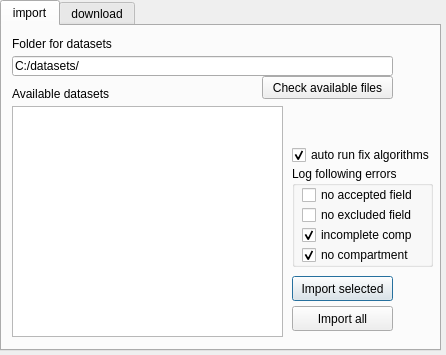
<ui version="4.0" >
 <class>ImportUserDatasetsClass</class>
 <widget class="QDialog" name="ImportUserDatasetsClass" >
  <property name="geometry" >
   <rect>
    <x>0</x>
    <y>0</y>
    <width>446</width>
    <height>355</height>
   </rect>
  </property>
  <property name="minimumSize" >
   <size>
    <width>446</width>
    <height>355</height>
   </size>
  </property>
  <property name="maximumSize" >
   <size>
    <width>446</width>
    <height>355</height>
   </size>
  </property>
  <property name="windowTitle" >
   <string>Import datasets</string>
  </property>
  <widget class="QTabWidget" name="tabWidget" >
   <property name="geometry" >
    <rect>
     <x>0</x>
     <y>0</y>
     <width>441</width>
     <height>351</height>
    </rect>
   </property>
   <property name="currentIndex" >
    <number>0</number>
   </property>
   <widget class="QWidget" name="tab" >
    <attribute name="title" >
     <string>import</string>
    </attribute>
    <widget class="QPushButton" name="pushButton_3" >
     <property name="geometry" >
      <rect>
       <x>290</x>
       <y>250</y>
       <width>101</width>
       <height>25</height>
      </rect>
     </property>
     <property name="text" >
      <string>Import selected</string>
     </property>
    </widget>
    <widget class="QListWidget" name="listWidget_2" >
     <property name="geometry" >
      <rect>
       <x>10</x>
       <y>80</y>
       <width>271</width>
       <height>231</height>
      </rect>
     </property>
     <property name="selectionMode" >
      <enum>QAbstractItemView::MultiSelection</enum>
     </property>
    </widget>
    <widget class="QLabel" name="label_4" >
     <property name="geometry" >
      <rect>
       <x>10</x>
       <y>10</y>
       <width>111</width>
       <height>16</height>
      </rect>
     </property>
     <property name="text" >
      <string>Folder for datasets</string>
     </property>
    </widget>
    <widget class="QLineEdit" name="lineEdit_2" >
     <property name="geometry" >
      <rect>
       <x>10</x>
       <y>30</y>
       <width>381</width>
       <height>20</height>
      </rect>
     </property>
     <property name="text" >
      <string>C:/datasets/</string>
     </property>
    </widget>
    <widget class="QLabel" name="label_3" >
     <property name="geometry" >
      <rect>
       <x>10</x>
       <y>60</y>
       <width>111</width>
       <height>16</height>
      </rect>
     </property>
     <property name="text" >
      <string>Available datasets</string>
     </property>
    </widget>
    <widget class="QPushButton" name="pushButton_4" >
     <property name="geometry" >
      <rect>
       <x>260</x>
       <y>50</y>
       <width>131</width>
       <height>23</height>
      </rect>
     </property>
     <property name="text" >
      <string>Check available files</string>
     </property>
    </widget>
    <widget class="QGroupBox" name="groupBox" >
     <property name="geometry" >
      <rect>
       <x>290</x>
       <y>140</y>
       <width>141</width>
       <height>101</height>
      </rect>
     </property>
     <property name="title" >
      <string>Log following errors</string>
     </property>
     <widget class="QCheckBox" name="checkBox_2" >
      <property name="geometry" >
       <rect>
        <x>10</x>
        <y>40</y>
        <width>111</width>
        <height>18</height>
       </rect>
      </property>
      <property name="text" >
       <string>no excluded field</string>
      </property>
     </widget>
     <widget class="QCheckBox" name="checkBox" >
      <property name="geometry" >
       <rect>
        <x>10</x>
        <y>20</y>
        <width>111</width>
        <height>18</height>
       </rect>
      </property>
      <property name="text" >
       <string>no accepted field</string>
      </property>
     </widget>
     <widget class="QCheckBox" name="checkBox_3" >
      <property name="geometry" >
       <rect>
        <x>10</x>
        <y>60</y>
        <width>111</width>
        <height>18</height>
       </rect>
      </property>
      <property name="text" >
       <string>incomplete comp.</string>
      </property>
      <property name="checked" >
       <bool>true</bool>
      </property>
      <property name="tristate" >
       <bool>true</bool>
      </property>
     </widget>
     <widget class="QCheckBox" name="checkBox_4" >
      <property name="geometry" >
       <rect>
        <x>10</x>
        <y>80</y>
        <width>111</width>
        <height>18</height>
       </rect>
      </property>
      <property name="text" >
       <string>no compartment</string>
      </property>
      <property name="checked" >
       <bool>true</bool>
      </property>
      <property name="tristate" >
       <bool>true</bool>
      </property>
     </widget>
    </widget>
    <widget class="QCheckBox" name="checkBox_5" >
     <property name="geometry" >
      <rect>
       <x>290</x>
       <y>120</y>
       <width>141</width>
       <height>18</height>
      </rect>
     </property>
     <property name="text" >
      <string>auto run fix algorithms</string>
     </property>
     <property name="checked" >
      <bool>true</bool>
     </property>
    </widget>
    <widget class="QPushButton" name="pushButton_5" >
     <property name="geometry" >
      <rect>
       <x>290</x>
       <y>280</y>
       <width>101</width>
       <height>25</height>
      </rect>
     </property>
     <property name="text" >
      <string>Import all</string>
     </property>
    </widget>
   </widget>
   <widget class="QWidget" name="tab_2" >
    <attribute name="title" >
     <string>download</string>
    </attribute>
    <widget class="QPushButton" name="pushButton" >
     <property name="geometry" >
      <rect>
       <x>290</x>
       <y>290</y>
       <width>75</width>
       <height>23</height>
      </rect>
     </property>
     <property name="text" >
      <string>download</string>
     </property>
    </widget>
    <widget class="QLabel" name="label" >
     <property name="geometry" >
      <rect>
       <x>10</x>
       <y>10</y>
       <width>111</width>
       <height>16</height>
      </rect>
     </property>
     <property name="text" >
      <string>URL for datasets</string>
     </property>
    </widget>
    <widget class="QLineEdit" name="lineEdit" >
     <property name="geometry" >
      <rect>
       <x>10</x>
       <y>30</y>
       <width>381</width>
       <height>20</height>
      </rect>
     </property>
     <property name="text" >
      <string>http://www.charite.de/bioinf/strap/php/metannogen/datasets/</string>
     </property>
    </widget>
    <widget class="QLabel" name="label_2" >
     <property name="geometry" >
      <rect>
       <x>10</x>
       <y>60</y>
       <width>111</width>
       <height>16</height>
      </rect>
     </property>
     <property name="text" >
      <string>available datasets</string>
     </property>
    </widget>
    <widget class="QPushButton" name="pushButton_2" >
     <property name="geometry" >
      <rect>
       <x>260</x>
       <y>50</y>
       <width>131</width>
       <height>23</height>
      </rect>
     </property>
     <property name="text" >
      <string>check available datasets</string>
     </property>
    </widget>
    <widget class="QListWidget" name="listWidget" >
     <property name="geometry" >
      <rect>
       <x>10</x>
       <y>80</y>
       <width>271</width>
       <height>231</height>
      </rect>
     </property>
     <property name="selectionMode" >
      <enum>QAbstractItemView::MultiSelection</enum>
     </property>
    </widget>
   </widget>
  </widget>
 </widget>
 <layoutdefault spacing="6" margin="11" />
 <resources/>
 <connections/>
</ui>
